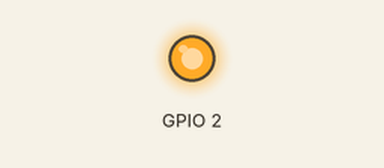
Simulated run of this sketch. Board: ESP32. Shown: output pins drawn as LEDs (lit = HIGH).

Above: at 1.5 s.
At 4.5 s:
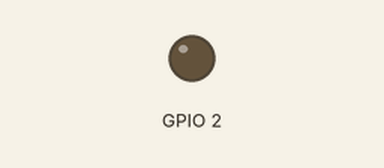
Timing chart, 0 to 7.8 s (numbered marks = the images above):
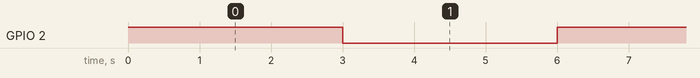

The sketch:

blink.ino
```cpp
void setup()
{
	Serial.begin(115200);
	pinMode(2, OUTPUT);
}

void loop()
{
	digitalWrite(2, HIGH);
	vTaskDelay(3000);
	digitalWrite(2, LOW);
	vTaskDelay(3000);
}
```

Measured:
- by itself, GPIO 2: alternates HIGH for 3.0 s and LOW for 3.0 s
